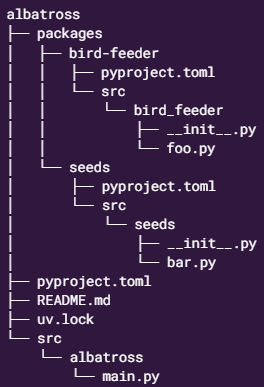
#> input picture notes/Workspaces/images/workspace4.png, 264 x 387 px
$ jupyter execute workspace-layouts.ipynb
#> lines starting #> are read from the running program, lines starting #| are printed output that depends on the picture
### Workspace Layouts:

- this workspace has an explicit root at albatross, with two libraries (bird-feeder and seeds) in the packages directory
- if seeds was excluded in the pyproject.toml, the workspace has two members total: albatross (the root) and bird-feeder

[cell 1]
from PIL import Image
from IPython.display import display

img = Image.open('images/workspace4.png')
#> img is the input picture: PIL image 264x387 RGBA; mean R, G, B, A 60.2, 36.6, 72.4, 255
new_image = img.resize((250, 380))
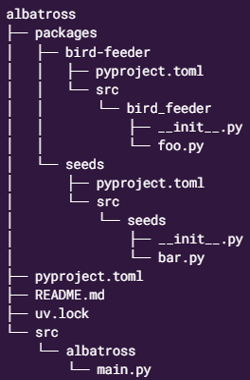
#> new_image: PIL image 250x380 RGBA; mean R, G, B, A 60.2, 36.6, 72.4, 255
display(new_image)

When to use Workspace Layouts:

- Workspaces are intended to facilitate the development of multiple interconnected packages within a single repository.
- As a codebase grows in complexity, it can be helpful to split it into smaller, composable packages, each with their own dependencies and version constraints.
- Workspaces help enforce isolation and separation of concerns.
- For example, in uv, we have separate packages for the core library and the command-line interface, enabling us to test the core library independently of the CLI, and vice versa

When workspace is not suitable:

- Workspaces are not suited for cases in which members have conflicting requirements, or desire a separate virtual environment for each member.
- In this case, path dependencies are often preferable.
- For example, rather than grouping albatross and its members in a workspace, you can always define each package as its own independent project, with inter-package dependencies defined as path dependencies in ```tool.uv.sources```

[cell 2]
from PIL import Image
from IPython.display import display

img = Image.open('images/workspace5.png')
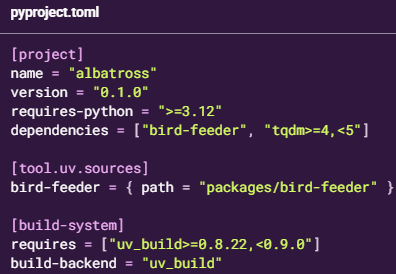
#> input picture notes/Workspaces/images/workspace5.png, 396 x 274 px
#> img is the input picture: PIL image 396x274 RGBA; mean R, G, B, A 60.4, 37.3, 69.7, 255
new_image = img.resize((380, 280))
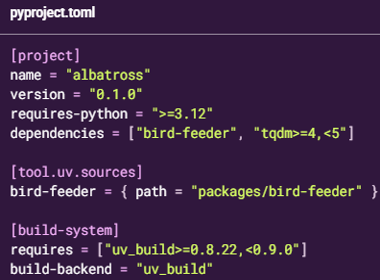
#> new_image: PIL image 380x280 RGBA; mean R, G, B, A 60.4, 37.3, 69.7, 255
display(new_image)
